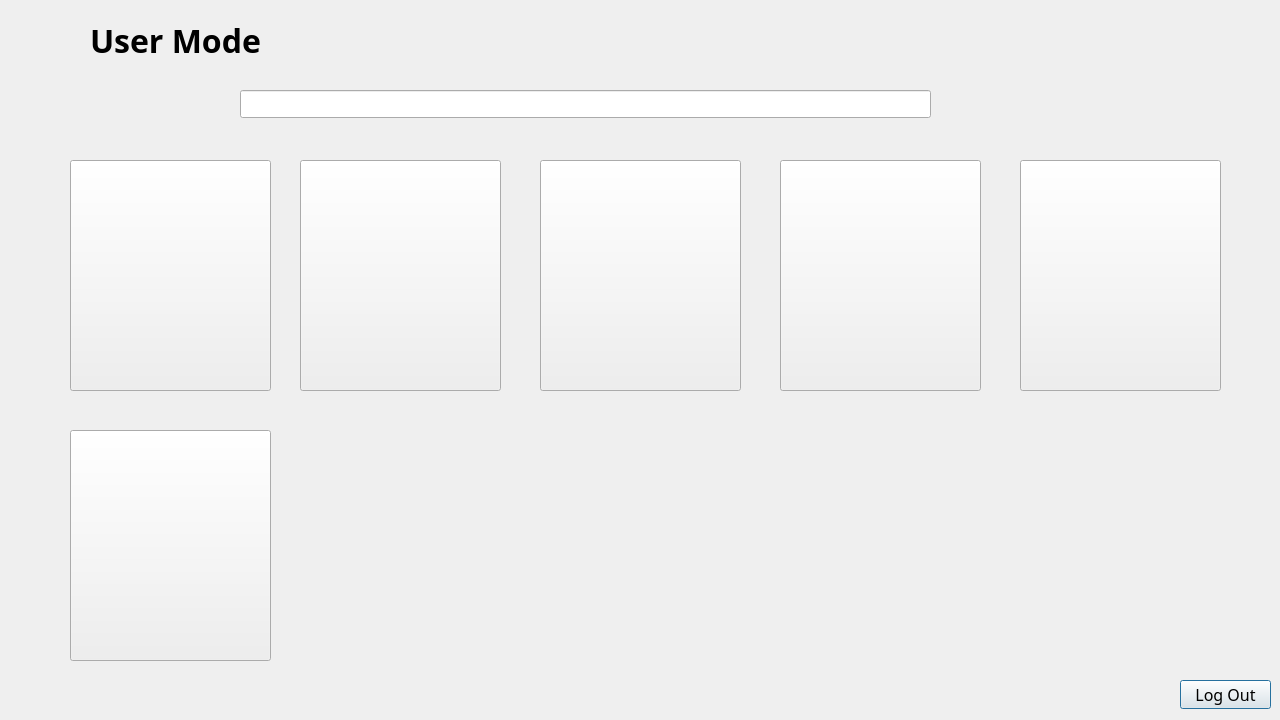
<?xml version="1.0" encoding="UTF-8"?>
<ui version="4.0">
 <class>user</class>
 <widget class="QDialog" name="user">
  <property name="geometry">
   <rect>
    <x>0</x>
    <y>0</y>
    <width>1280</width>
    <height>720</height>
   </rect>
  </property>
  <property name="windowTitle">
   <string>User</string>
  </property>
  <property name="windowIcon">
   <iconset resource="image.qrc">
    <normaloff>:/image/user.png</normaloff>:/image/user.png</iconset>
  </property>
  <widget class="QLabel" name="label">
   <property name="geometry">
    <rect>
     <x>90</x>
     <y>10</y>
     <width>211</width>
     <height>61</height>
    </rect>
   </property>
   <property name="font">
    <font>
     <family>Agency FB</family>
     <pointsize>24</pointsize>
     <bold>true</bold>
    </font>
   </property>
   <property name="text">
    <string>User Mode</string>
   </property>
  </widget>
  <widget class="QLabel" name="label_2">
   <property name="geometry">
    <rect>
     <x>20</x>
     <y>10</y>
     <width>61</width>
     <height>61</height>
    </rect>
   </property>
   <property name="text">
    <string/>
   </property>
   <property name="pixmap">
    <pixmap resource="image.qrc">:/image/user.png</pixmap>
   </property>
   <property name="scaledContents">
    <bool>true</bool>
   </property>
  </widget>
  <widget class="QPushButton" name="pushButton">
   <property name="geometry">
    <rect>
     <x>1180</x>
     <y>680</y>
     <width>91</width>
     <height>29</height>
    </rect>
   </property>
   <property name="font">
    <font>
     <family>Bahnschrift Condensed</family>
     <pointsize>12</pointsize>
     <bold>false</bold>
    </font>
   </property>
   <property name="styleSheet">
    <string notr="true">QPushButton:hover {
	background-color:rgb(200, 58, 58)
}</string>
   </property>
   <property name="text">
    <string>Log Out</string>
   </property>
  </widget>
  <widget class="QStackedWidget" name="stackedWidget">
   <property name="geometry">
    <rect>
     <x>0</x>
     <y>80</y>
     <width>1271</width>
     <height>581</height>
    </rect>
   </property>
   <property name="currentIndex">
    <number>0</number>
   </property>
   <widget class="QWidget" name="subjectList">
    <widget class="QLineEdit" name="lineEdit">
     <property name="geometry">
      <rect>
       <x>240</x>
       <y>10</y>
       <width>691</width>
       <height>28</height>
      </rect>
     </property>
    </widget>
    <widget class="QPushButton" name="pushButton_2">
     <property name="geometry">
      <rect>
       <x>70</x>
       <y>80</y>
       <width>201</width>
       <height>231</height>
      </rect>
     </property>
     <property name="styleSheet">
      <string notr="true"/>
     </property>
     <property name="text">
      <string/>
     </property>
     <property name="icon">
      <iconset resource="thumbnails.qrc">
       <normaloff>:/applied_mech.png</normaloff>:/applied_mech.png</iconset>
     </property>
     <property name="iconSize">
      <size>
       <width>250</width>
       <height>250</height>
      </size>
     </property>
    </widget>
    <widget class="QPushButton" name="pushButton_3">
     <property name="geometry">
      <rect>
       <x>300</x>
       <y>80</y>
       <width>201</width>
       <height>231</height>
      </rect>
     </property>
     <property name="text">
      <string/>
     </property>
     <property name="icon">
      <iconset resource="thumbnails.qrc">
       <normaloff>:/chem.png</normaloff>:/chem.png</iconset>
     </property>
     <property name="iconSize">
      <size>
       <width>250</width>
       <height>250</height>
      </size>
     </property>
    </widget>
    <widget class="QPushButton" name="pushButton_4">
     <property name="geometry">
      <rect>
       <x>540</x>
       <y>80</y>
       <width>201</width>
       <height>231</height>
      </rect>
     </property>
     <property name="text">
      <string/>
     </property>
     <property name="icon">
      <iconset resource="thumbnails.qrc">
       <normaloff>:/ect.png</normaloff>:/ect.png</iconset>
     </property>
     <property name="iconSize">
      <size>
       <width>250</width>
       <height>280</height>
      </size>
     </property>
    </widget>
    <widget class="QPushButton" name="pushButton_5">
     <property name="geometry">
      <rect>
       <x>780</x>
       <y>80</y>
       <width>201</width>
       <height>231</height>
      </rect>
     </property>
     <property name="text">
      <string/>
     </property>
     <property name="icon">
      <iconset resource="thumbnails.qrc">
       <normaloff>:/em.png</normaloff>:/em.png</iconset>
     </property>
     <property name="iconSize">
      <size>
       <width>250</width>
       <height>250</height>
      </size>
     </property>
    </widget>
    <widget class="QPushButton" name="pushButton_6">
     <property name="geometry">
      <rect>
       <x>70</x>
       <y>350</y>
       <width>201</width>
       <height>231</height>
      </rect>
     </property>
     <property name="text">
      <string/>
     </property>
     <property name="icon">
      <iconset resource="thumbnails.qrc">
       <normaloff>:/phy.png</normaloff>:/phy.png</iconset>
     </property>
     <property name="iconSize">
      <size>
       <width>250</width>
       <height>250</height>
      </size>
     </property>
    </widget>
    <widget class="QPushButton" name="pushButton_8">
     <property name="geometry">
      <rect>
       <x>1020</x>
       <y>80</y>
       <width>201</width>
       <height>231</height>
      </rect>
     </property>
     <property name="text">
      <string/>
     </property>
     <property name="icon">
      <iconset resource="thumbnails.qrc">
       <normaloff>:/math.png</normaloff>:/math.png</iconset>
     </property>
     <property name="iconSize">
      <size>
       <width>260</width>
       <height>230</height>
      </size>
     </property>
    </widget>
   </widget>
   <widget class="QWidget" name="subject_applied">
    <widget class="QPushButton" name="pushButton_9">
     <property name="geometry">
      <rect>
       <x>580</x>
       <y>550</y>
       <width>121</width>
       <height>29</height>
      </rect>
     </property>
     <property name="font">
      <font>
       <family>Agency FB</family>
       <pointsize>14</pointsize>
      </font>
     </property>
     <property name="text">
      <string>Go Back</string>
     </property>
    </widget>
   </widget>
   <widget class="QWidget" name="subject_chem">
    <widget class="QPushButton" name="pushButton_10">
     <property name="geometry">
      <rect>
       <x>580</x>
       <y>550</y>
       <width>121</width>
       <height>29</height>
      </rect>
     </property>
     <property name="font">
      <font>
       <family>Agency FB</family>
       <pointsize>14</pointsize>
      </font>
     </property>
     <property name="text">
      <string>Go Back</string>
     </property>
    </widget>
   </widget>
   <widget class="QWidget" name="subject_ect">
    <widget class="QPushButton" name="pushButton_11">
     <property name="geometry">
      <rect>
       <x>580</x>
       <y>550</y>
       <width>121</width>
       <height>29</height>
      </rect>
     </property>
     <property name="font">
      <font>
       <family>Agency FB</family>
       <pointsize>14</pointsize>
      </font>
     </property>
     <property name="text">
      <string>Go Back</string>
     </property>
    </widget>
   </widget>
   <widget class="QWidget" name="subject_em">
    <widget class="QPushButton" name="pushButton_12">
     <property name="geometry">
      <rect>
       <x>580</x>
       <y>550</y>
       <width>121</width>
       <height>29</height>
      </rect>
     </property>
     <property name="font">
      <font>
       <family>Agency FB</family>
       <pointsize>14</pointsize>
      </font>
     </property>
     <property name="text">
      <string>Go Back</string>
     </property>
    </widget>
   </widget>
   <widget class="QWidget" name="subject_math">
    <widget class="QPushButton" name="pushButton_13">
     <property name="geometry">
      <rect>
       <x>580</x>
       <y>550</y>
       <width>121</width>
       <height>29</height>
      </rect>
     </property>
     <property name="font">
      <font>
       <family>Agency FB</family>
       <pointsize>14</pointsize>
      </font>
     </property>
     <property name="text">
      <string>Go Back</string>
     </property>
    </widget>
   </widget>
   <widget class="QWidget" name="subject_phy">
    <widget class="QPushButton" name="pushButton_14">
     <property name="geometry">
      <rect>
       <x>580</x>
       <y>550</y>
       <width>121</width>
       <height>29</height>
      </rect>
     </property>
     <property name="font">
      <font>
       <family>Agency FB</family>
       <pointsize>14</pointsize>
      </font>
     </property>
     <property name="text">
      <string>Go Back</string>
     </property>
    </widget>
   </widget>
  </widget>
 </widget>
 <resources>
  <include location="image.qrc"/>
  <include location="thumbnails.qrc"/>
 </resources>
 <connections/>
</ui>
